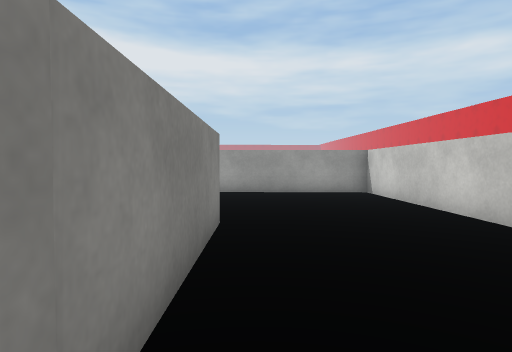
View 1 (above)

16 first-person views from a walk through a 3-D level made in the Unity game engine. The camera is 0.5 m above the floor, tilts 2° down and sees 75° across. The floor is counted in squares, 0.5 m on a side. Each view is taken from the middle of a square. On the plan, view 1 faces up. The plan holds only what a view shows up to about 12 squares ahead; the rest is blank. The place goes on beyond the plan. The player character is not drawn. Surface patterns are stand-ins for the level's own textures.

View 2
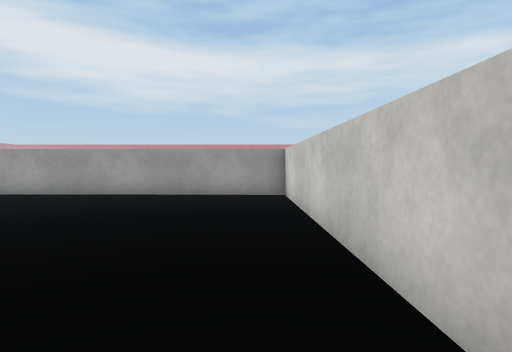

View 3
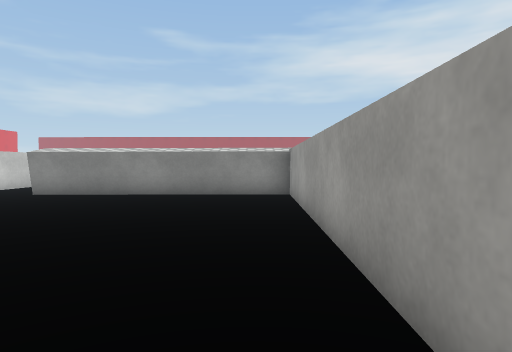

View 4
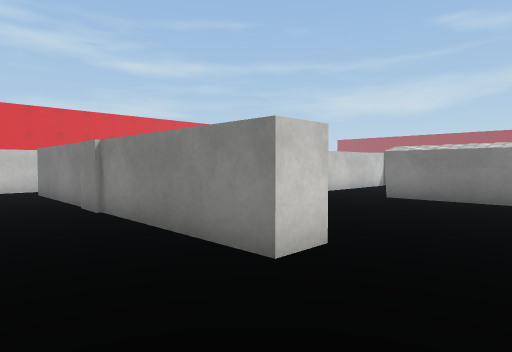

View 5
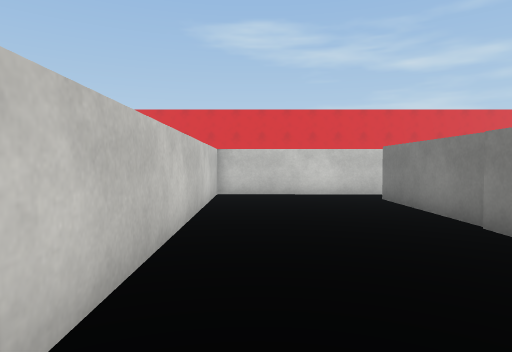

View 6
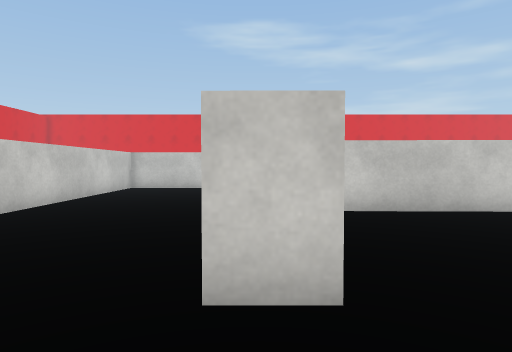

View 7
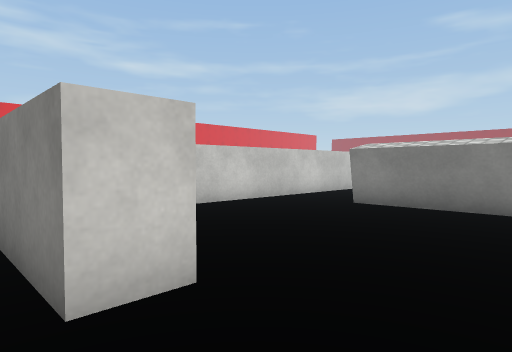

View 8
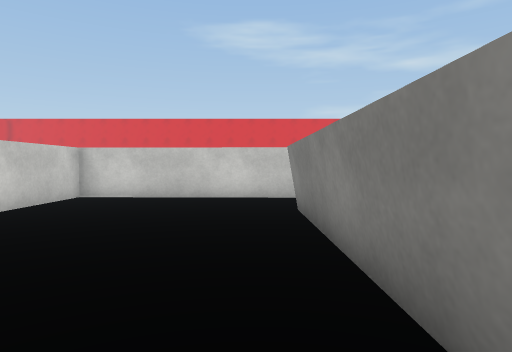

View 9
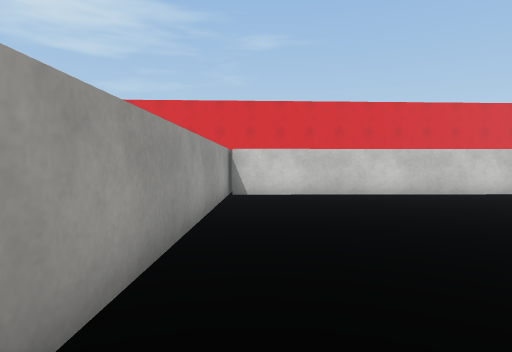

View 10
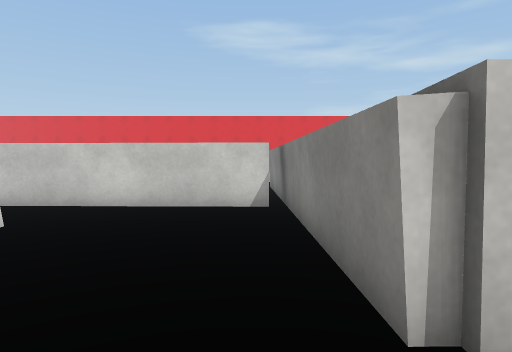

View 11
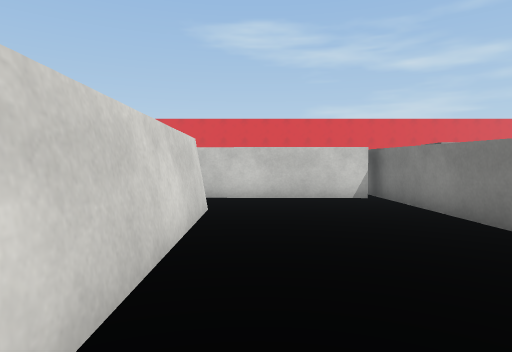

View 12
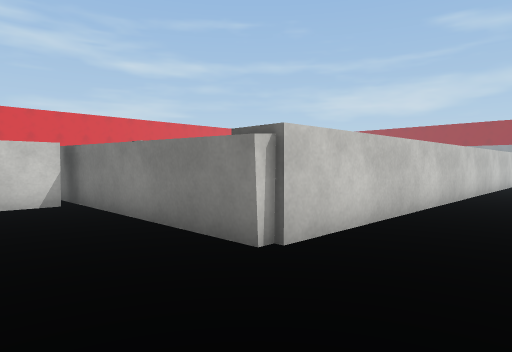

View 13
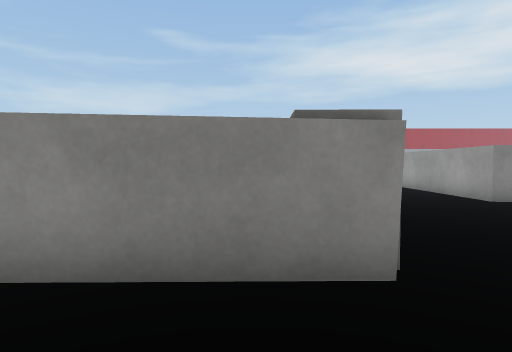

View 14
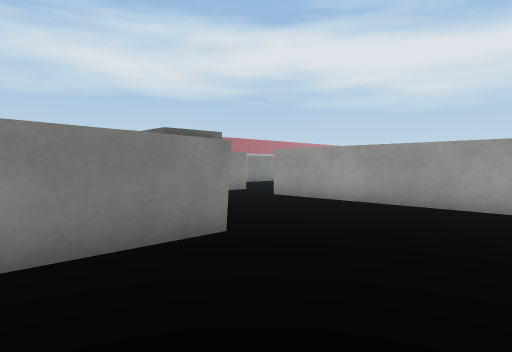

View 15
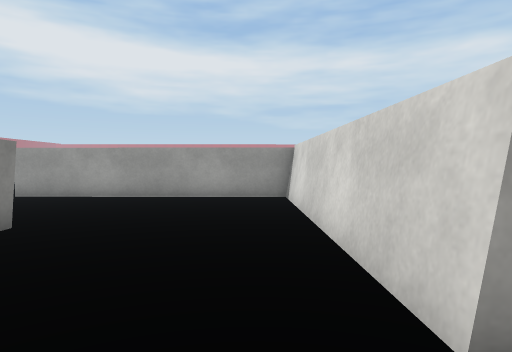

View 16
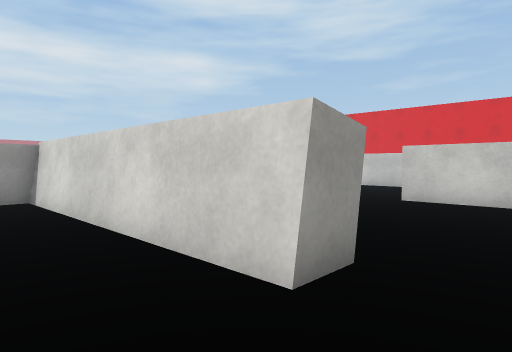

### Floor plan
Points are (right, up) in squares from view 1. A wall is a line through its corners. A room is listed if a view was taken in it or the views show most of it. See-through windows are left out.
Room 1 (views 1, 2, 3, 4, 5, 6, 7, 8, 9)
walls: (-9.5, 1.1) (-1.6, 0.9) (-1.6, 5.7) (-0.6, 5.7) (-0.6, -4.6); (-7.9, 12.1) (-7.8, 3.7) (-8.9, 3.6); (4.3, 11.9) (-5.8, 12.1); (-1.3, -6.1) (4.3, -6.2) (3.9, 11.8)
ways out: opening at (-8.5, 2.5) to room 2; opening at (-1, -5)
Room 2 (views 10, 11, 12, 13, 14, 15, 16)
walls: (-8.9, 3.6) (-9, 12.1) (-16, 12.3); (-13.4, 1.2) (-9.5, 1.1); (-19.8, 12.3) (-21.6, 12.4); (-21.5, 7.5) (-13.8, 7.4) (-13.7, 0.5)
ways out: opening at (-8.5, 2.5) to room 1

Positions as (right, up) in squares from view 1, and headings:
1: (0, 0), facing up
2: (3, 1), facing up
3: (3, 11), facing left
4: (2, 8), facing down-left
5: (3, 5), facing down
6: (-1, 8), facing down
7: (0, 8), facing down-left
8: (-7, 11), facing down
9: (-7, 11), facing right
10: (-13, 9), facing down
11: (-10, 11), facing down
12: (-11, 10), facing down-left
13: (-11, 6), facing left
14: (-10, 4), facing up-left
15: (-10, 2), facing up
16: (-11, 2), facing up-right
